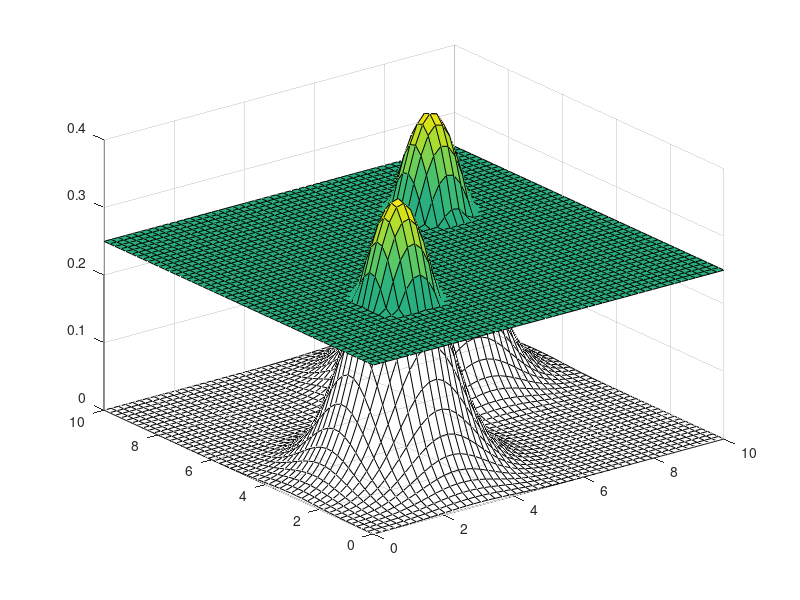

The MATLAB source for this figure: (Note: this script raises an error after producing the figure.)
N = 10.0;
pointsNum = 50;
threshold = 0.25;
sigma = 1;
S1 = -7;
S2 = -3;
T1 = -7;
T2 = -3;


x=linspace(0, N,pointsNum);
y=x;
[X,Y]=meshgrid(x,y);

planeZ = zeros(pointsNum,pointsNum)+threshold;

z1=(1/sqrt(2*pi*sigma^2).*exp(-((X+S1).^2/2*sigma^2)-((Y+T1).^2/2*sigma^2)));
z2=(1/sqrt(2*pi*sigma^2).*exp(-((X+S2).^2/2*sigma^2)-((Y+T2).^2/2*sigma^2)));
z = z1+z2;

%surf(X,Y, z,'FaceAlpha',0.1);

zLower = z;
zLower(zLower>= threshold) = threshold;

s1 = surf(X,Y, zLower,'FaceAlpha',0);

hold on

zUpper = z;
zUpper(zUpper<= threshold) = threshold;
s2 = surf(X,Y, zUpper,'FaceAlpha',1,'FaceColor', 'flat');
c2 = s2.CData;
c2(z < threshold) = 0;
s2.CData = c2;
s2.EdgeColor = 'none';

hold on

zProject =  zeros(pointsNum,pointsNum);
s3 = surf(X,Y, zProject,'FaceColor', 'flat');
c3 = s3.CData;
c3(z >= threshold) = 1;
c3(z < threshold) = 0;
s3.CData = c3;

xLab = xlabel('S');
xLab.Position = [6 -0.25 -0.05];
yLab = ylabel('T');
yLab.Position = [-0.25 6 -0.05]
XX = yLab.Position;
zlabel('K')

%shading interp
%axis tight